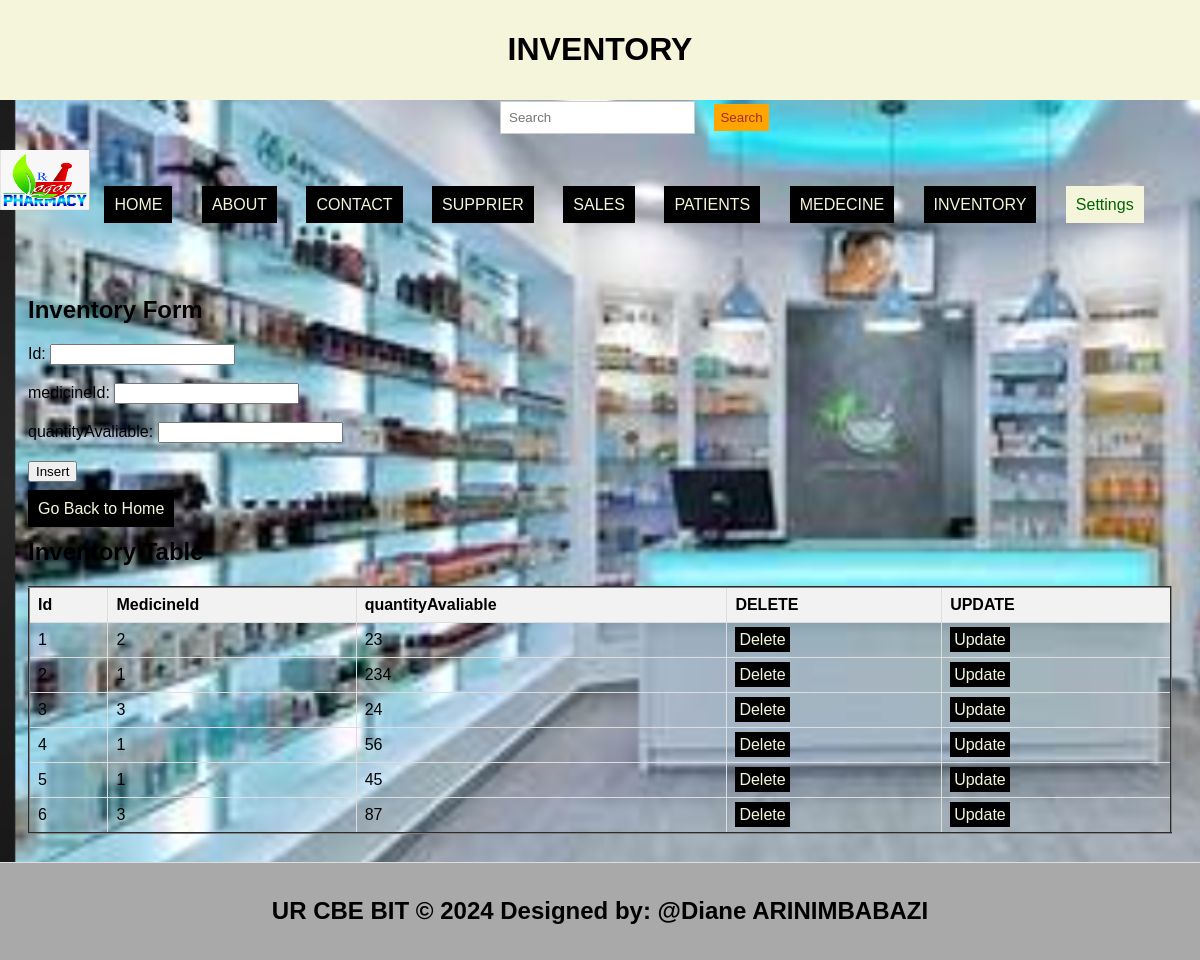
The page /inventory.php on the database its author committed.
### tables this page shows
CREATE TABLE `inventory` (
  `id` int(11) NOT NULL,
  `medecineId` int(11) NOT NULL,
  `quantiyAvaliable` int(11) NOT NULL
);

### inventory.php (the view, shortened to what this page needs)
<!DOCTYPE html>
<html lang="en">
<head>
  <link rel="stylesheet" type="text/css" href="style.css" title="style 1" media="screen, tv, projection, handheld, print"/>
</head>
<body style="background-image: url('./Images/image10.png');background-repeat: no-repeat;background-size:cover;">
  <header>
    <h1>INVENTORY</h1>
  </header>
  <form class="d-flex" role="search" action="search.php">
      <input class="form-control me-2" type="search" placeholder="Search" aria-label="Search" name="query">
      <button class="btn btn-outline-success" type="submit">Search</button>
    </form>
  <ul style="list-style-type: none; padding: 0;">
    <li style="display: inline; margin-right: 10px;">
    <img src="./Images/image12.png" width="90" height="60" alt="Logo">
  </li>
  <li style="display: inline; margin-right: 10px;"><a href="./home.html">HOME</a></li>
      <li style="display: inline; margin-right: 10px;"><a href="./about.html">ABOUT</a></li>
      <li style="display: inline; margin-right: 10px;"><a href="./contact.html">CONTACT</a></li>
      <li style="display: inline; margin-right: 10px;"><a href="./Supprier.php">SUPPRIER</a></li>
      <li style="display: inline; margin-right: 10px;"><a href="./Sales.php">SALES</a></li>
      <li style="display: inline; margin-right: 10px;"><a href="./Patients.php">PATIENTS</a></li>
      <li style="display: inline; margin-right: 10px;"><a href="./Medecine.php">MEDECINE</a></li>
      <li style="display: inline; margin-right: 10px;"><a href="./Inventory.php">INVENTORY</a></li>
    <li class="dropdown" style="display: inline; margin-right: 10px;">
      <a href="#" style="padding: 10px; color:darkgreen; background-color: beige; text-decoration: none; margin-right: 15px;">Settings</a>
    </li><br><br>
  </ul>
<section>
  <h1>Inventory Form</h1>
  <form method="post" onsubmit="return confirm('Are you sure you want to insert this record?');">
    <label for="id">Id:</label>
    <input type="number" id="id" name="id"><br><br>
    <label for="medicineId">medicineId:</label>
    <input type="number" id="medicineId" name="medicineId" required><br><br>
    <label for="quantityAvaliable">quantityAvaliable:</label>
    <input type="number" id="quantityAvaliable" name="quantityAvaliable" required><br><br>
    <input type="submit" name="add" value="Insert"><br><br>
    <a href="./home.html">Go Back to Home</a>
  </form>
  <h2>Inventory Table</h2>
  <table border="2">
    <tr>
      <th>Id</th>
      <th>MedicineId</th>
      <th>quantityAvaliable</th>
      <th>DELETE</th>
      <th>UPDATE</th>
    </tr>
    <?php
      include('database_connection.php');
      $sql = "SELECT * FROM Inventory";
      $result = $connection->query($sql);
      if ($result->num_rows > 0) {
          while ($row = $result->fetch_assoc()) {
              $invid = $row['id'];
              echo "<tr>
                <td>" . $row['id'] . "</td>
                <td>" . $row['medecineId'] . "</td>
                <td>" . $row['quantiyAvaliable'] . "</td>
                <td><a style='padding:4px' href='Delete_inventory.php?id=$invid'>Delete</a></td>
                <td><a style='padding:4px' href='update_Inventory.php?id=$invid'>Update</a></td>
              </tr>";
          }
      } else {
          echo "<tr><td colspan='7'>No data found</td></tr>";
      }
    ?>
  </table>
</section>
<footer>
    <center>
      <b><h2>UR CBE BIT &copy 2024 Designed by: @Diane ARINIMBABAZI</h2></b>
    </center>
  </footer>
</body>
</html>

### style.css (style rules this page uses)
body { font-family: Arial, sans-serif; margin: 0; padding: 0; }
.form-control { padding: 8px; margin-left: 4px; border: 1px solid #ccc; }
.btn { padding: 6px; background-color: orange; color: brown; border: none; }
.dropdown { position: relative; display: inline; margin-right: 10px; }
body { font-family: Arial,sans-serif; margin:0; padding:0; }
header { background-color:darkgray; padding: 20px; }
.dropdown { position: right; display:right; direction:rtl; }
section { padding:28px; border-bottom: 1px solid #ddd; }
footer { text-align: center; padding: 15px; background-color:darkgray; }

### inventory.php (style rules this page uses)
a { padding: 10px; color: white; background-color:black; text-decoration: none; margin-right: 15px; }
a:link { color: beige; }
button.btn { margin-left: 15px; margin-top: 4px; }
input.form-control { margin-left: 500px; padding: 8px; }
table { width: 100%; border-collapse: collapse; }
th, td { border: 1px solid #ddd; padding: 8px; text-align: left; }
th { background-color: #f2f2f2; }
header { background-color: beige; padding: 10px; text-align: center; }

### rows shown on the page
inventory: id "1", medecineId "2", quantiyAvaliable "23"
inventory: id "2", medecineId "1", quantiyAvaliable "234"
inventory: id "3", medecineId "3", quantiyAvaliable "24"
inventory: id "4", medecineId "1", quantiyAvaliable "56"
inventory: id "5", medecineId "1", quantiyAvaliable "45"
inventory: id "6", medecineId "3", quantiyAvaliable "87"
